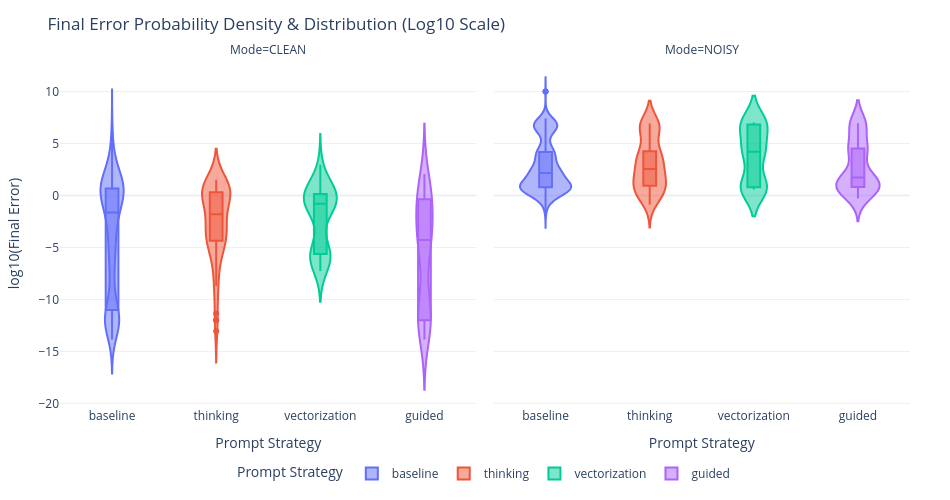

Here is the notebook cell this chart was saved with:
### Markdown cell above
## 4. Final Error Probability Density (Gaussian KDE / Violin)

### 📌 Analytical Purpose:
Evaluates the continuous probability distribution of optimization errors $\log_{10}(\text{final\_error})$ across iterations. A tight, narrow density distribution around $10^{-8}$ indicates high algorithmic consistency and robustness, whereas wide multi-modal distributions reflect high variance and failure cases.

### Code cell
# Plot 4: Violin / Gaussian KDE Distribution of Final Errors
df_err_dist = df_combined[df_combined['final_error'].notna()].copy()
# Replace zero or inf errors for clean log scaling
df_err_dist['final_error_safe'] = df_err_dist['final_error'].apply(
    lambda x: 1e-12 if x <= 0 else (1e10 if np.isinf(x) or x > 1e10 else x)
)
df_err_dist['log_final_error'] = np.log10(df_err_dist['final_error_safe'])

fig_kde = px.violin(
    df_err_dist,
    x='prompt_strategy',
    y='log_final_error',
    color='prompt_strategy',
    facet_col='mode',
    box=True,
    points='outliers',
    title='Final Error Probability Density & Distribution (Log10 Scale)',
    labels={'prompt_strategy': 'Prompt Strategy', 'log_final_error': 'log10(Final Error)', 'mode': 'Mode'}
)
apply_clean_layout(fig_kde, height=500, width=950)
fig_kde.show()

### Figure 1 — Plotly figure (JSON) as saved in the notebook; plotly's stock layout.template omitted (floating-point values rounded to 4 significant figures; data arrays with more than 128 entries replaced by an {"elided": "..."} marker saying what was removed)
{"data": [{"alignmentgroup": "True", "box": {"visible": true}, "hovertemplate": "Prompt Strategy=%{x}<br>Mode=CLEAN<br>log10(Final Error)=%{y}<extra></extra>", "legendgroup": "baseline", "marker": {"color": "#636efa"}, "name": "baseline", "offsetgroup": "baseline", "orientation": "v", "points": "outliers", "scalegroup": "True", "showlegend": true, "type": "violin", "x": {"elided": "624 str values"}, "x0": " ", "xaxis": "x", "y": {"elided": "624 float values"}, "y0": " ", "yaxis": "y"}, {"alignmentgroup": "True", "box": {"visible": true}, "hovertemplate": "Prompt Strategy=%{x}<br>Mode=NOISY<br>log10(Final Error)=%{y}<extra></extra>", "legendgroup": "baseline", "marker": {"color": "#636efa"}, "name": "baseline", "offsetgroup": "baseline", "orientation": "v", "points": "outliers", "scalegroup": "True", "showlegend": false, "type": "violin", "x": {"elided": "673 str values"}, "x0": " ", "xaxis": "x2", "y": {"elided": "673 float values"}, "y0": " ", "yaxis": "y2"}, {"alignmentgroup": "True", "box": {"visible": true}, "hovertemplate": "Prompt Strategy=%{x}<br>Mode=CLEAN<br>log10(Final Error)=%{y}<extra></extra>", "legendgroup": "thinking", "marker": {"color": "#EF553B"}, "name": "thinking", "offsetgroup": "thinking", "orientation": "v", "points": "outliers", "scalegroup": "True", "showlegend": true, "type": "violin", "x": ["thinking", "thinking", "thinking", "thinking", "thinking", "thinking", "thinking", "thinking", "thinking", "thinking", "thinking", "thinking", "thinking", "thinking", "thinking", "thinking", "thinking", "thinking", "thinking", "thinking", "thinking", "thinking", "thinking", "thinking", "thinking", "thinking", "thinking", "thinking", "thinking", "thinking", "thinking", "thinking", "thinking", "thinking", "thinking", "thinking", "thinking", "thinking", "thinking", "thinking", "thinking", "thinking", "thinking", "thinking", "thinking", "thinking", "thinking", "thinking", "thinking", "thinking", "thinking", "thinking", "thinking", "thinking", "thinking", "thinking", "thinking", "thinking", "thinking", "thinking", "thinking", "thinking", "thinking", "thinking", "thinking", "thinking", "thinking", "thinking", "thinking", "thinking", "thinking", "thinking", "thinking", "thinking", "thinking", "thinking", "thinking", "thinking", "thinking", "thinking", "thinking", "thinking", "thinking", "thinking", "thinking", "thinking", "thinking"], "x0": " ", "xaxis": "x", "y": [-4.218, -5.066, -5.435, -3.373, -0.8358, -4.403, -4.466, -0.2596, -5.151, -5.08, -4.016, -3.361, -4.575, -13.07, -4.903, -4.305, -4.359, -1.742, -2.779, -2.999, -1.711, -4.045, -3.292, -4.225, -2.822, 0.8009, -2.875, -3.041, -3.498, -2.784, -2.598, -2.931, -3.663, -3.061, 0.7049, 1.081, 1.01, 0.07875, 0.6475, -0.1233, 0.7176, -0.01931, 0.173, -8.523, -8.55, -8.524, -8.689, -6.298, -6.165, -6.168, 1.516, 0.0789, 1.255, 0.01034, 0.04209, -0.6928, -1.811, -1.399, 0.434, 0.8219, 0.0008476, 0.6989, 1.154, 0.8891, 0.3027, 0.9523, 1.023, 0.3022, 0.02567, 0.3173, -12.0, -8.705, 0.3104, -2.659, -12.0, 0.3009, 1.086, -0.03103, 0.3104, 0.6193, 0.194, -2.817, -0.1599, 0.8644, -11.36, -5.311, 0.7958], "y0": " ", "yaxis": "y"}, {"alignmentgroup": "True", "box": {"visible": true}, "hovertemplate": "Prompt Strategy=%{x}<br>Mode=NOISY<br>log10(Final Error)=%{y}<extra></extra>", "legendgroup": "thinking", "marker": {"color": "#EF553B"}, "name": "thinking", "offsetgroup": "thinking", "orientation": "v", "points": "outliers", "scalegroup": "True", "showlegend": false, "type": "violin", "x": ["thinking", "thinking", "thinking", "thinking", "thinking", "thinking", "thinking", "thinking", "thinking", "thinking", "thinking", "thinking", "thinking", "thinking", "thinking", "thinking", "thinking", "thinking", "thinking", "thinking", "thinking", "thinking", "thinking", "thinking", "thinking", "thinking", "thinking", "thinking", "thinking", "thinking", "thinking", "thinking", "thinking", "thinking", "thinking", "thinking", "thinking", "thinking", "thinking", "thinking", "thinking", "thinking", "thinking", "thinking", "thinking", "thinking", "thinking", "thinking", "thinking", "thinking", "thinking", "thinking", "thinking", "thinking", "thinking", "thinking", "thinking", "thinking", "thinking", "thinking", "thinking", "thinking", "thinking", "thinking", "thinking", "thinking", "thinking", "thinking", "thinking"], "x0": " ", "xaxis": "x2", "y": [0.9765, 0.1766, 0.1729, -0.4138, -0.005752, 0.4227, 0.08045, -0.8794, -0.07857, 0.294, 0.2096, 1.13, 0.179, 0.02485, 4.19, 4.191, 4.226, 4.27, 4.185, 4.191, 4.256, 3.529, 3.067, 3.753, 3.433, 3.851, 3.14, 3.757, 3.147, 3.512, 3.509, 3.35, 6.918, 6.484, 6.506, 6.497, 6.898, 6.917, 6.804, 6.618, 6.487, 6.584, 6.509, 6.664, 6.574, 6.809, 6.527, 6.806, 2.475, 2.548, 2.401, 1.821, 1.842, 1.763, 1.581, 1.57, 1.692, 1.515, 1.477, 1.606, 1.57, 1.653, 0.5879, 1.393, 2.531, 0.3092, 0.8264, 0.7035, -0.022], "y0": " ", "yaxis": "y2"}, {"alignmentgroup": "True", "box": {"visible": true}, "hovertemplate": "Prompt Strategy=%{x}<br>Mode=CLEAN<br>log10(Final Error)=%{y}<extra></extra>", "legendgroup": "vectorization", "marker": {"color": "#00cc96"}, "name": "vectorization", "offsetgroup": "vectorization", "orientation": "v", "points": "outliers", "scalegroup": "True", "showlegend": true, "type": "violin", "x": ["vectorization", "vectorization", "vectorization", "vectorization", "vectorization", "vectorization", "vectorization", "vectorization", "vectorization", "vectorization", "vectorization", "vectorization", "vectorization", "vectorization", "vectorization", "vectorization", "vectorization", "vectorization", "vectorization", "vectorization", "vectorization", "vectorization", "vectorization", "vectorization", "vectorization", "vectorization", "vectorization", "vectorization", "vectorization", "vectorization", "vectorization", "vectorization", "vectorization", "vectorization", "vectorization", "vectorization", "vectorization", "vectorization", "vectorization", "vectorization", "vectorization", "vectorization"], "x0": " ", "xaxis": "x", "y": [-5.49, -5.345, -6.684, -5.814, -5.825, -5.769, -5.618, -5.794, -5.426, -5.147, -6.809, -5.873, -5.804, -6.305, -7.258, 1.016, 0.5384, 0.2602, -0.03861, -1.118, -1.361, -0.7721, -0.8023, -0.5311, -0.7974, -0.5867, -1.628, 2.958, -0.5488, -0.5646, -1.793, -1.077, -0.4002, 0.1468, -0.2484, 0.2763, 0.3717, 0.8684, 1.625, 0.09517, 0.7009, 0.1423], "y0": " ", "yaxis": "y"}, {"alignmentgroup": "True", "box": {"visible": true}, "hovertemplate": "Prompt Strategy=%{x}<br>Mode=NOISY<br>log10(Final Error)=%{y}<extra></extra>", "legendgroup": "vectorization", "marker": {"color": "#00cc96"}, "name": "vectorization", "offsetgroup": "vectorization", "orientation": "v", "points": "outliers", "scalegroup": "True", "showlegend": false, "type": "violin", "x": ["vectorization", "vectorization", "vectorization", "vectorization", "vectorization", "vectorization", "vectorization", "vectorization", "vectorization", "vectorization", "vectorization", "vectorization", "vectorization", "vectorization", "vectorization", "vectorization", "vectorization", "vectorization", "vectorization", "vectorization", "vectorization", "vectorization", "vectorization", "vectorization", "vectorization", "vectorization", "vectorization", "vectorization", "vectorization", "vectorization", "vectorization", "vectorization", "vectorization", "vectorization", "vectorization", "vectorization", "vectorization", "vectorization", "vectorization", "vectorization", "vectorization", "vectorization", "vectorization", "vectorization", "vectorization", "vectorization"], "x0": " ", "xaxis": "x2", "y": [0.8057, 0.6809, 0.747, 0.7209, 0.7162, 0.7979, 0.9807, 0.8786, 0.8865, 0.9557, 0.7483, 0.7172, 0.707, 0.7437, 0.7229, 0.6334, 0.5799, 4.223, 4.175, 4.267, 4.233, 4.194, 4.171, 4.26, 4.233, 4.208, 4.271, 4.221, 4.247, 4.197, 6.891, 6.89, 6.956, 6.913, 7.029, 6.897, 6.915, 6.877, 6.6, 6.832, 6.886, 6.928, 6.642, 6.939, 6.622, 6.614], "y0": " ", "yaxis": "y2"}, {"alignmentgroup": "True", "box": {"visible": true}, "hovertemplate": "Prompt Strategy=%{x}<br>Mode=CLEAN<br>log10(Final Error)=%{y}<extra></extra>", "legendgroup": "guided", "marker": {"color": "#ab63fa"}, "name": "guided", "offsetgroup": "guided", "orientation": "v", "points": "outliers", "scalegroup": "True", "showlegend": true, "type": "violin", "x": ["guided", "guided", "guided", "guided", "guided", "guided", "guided", "guided", "guided", "guided", "guided", "guided", "guided", "guided", "guided", "guided", "guided", "guided", "guided", "guided", "guided", "guided", "guided", "guided", "guided", "guided", "guided", "guided", "guided", "guided", "guided", "guided", "guided", "guided", "guided", "guided", "guided", "guided", "guided", "guided", "guided", "guided", "guided", "guided", "guided", "guided", "guided", "guided", "guided", "guided", "guided", "guided", "guided", "guided", "guided", "guided"], "x0": " ", "xaxis": "x", "y": [-10.12, -4.369, -10.12, -0.5998, -5.121, -12.0, -12.0, -12.0, -12.0, -12.0, -12.0, -12.0, -11.15, -12.0, -12.0, -3.21, -4.268, -1.668, -0.08549, -2.321, -0.5768, -2.34, -3.27, 2.075, -2.337, -3.535, -3.76, -2.481, -6.635, -4.678, -4.307, -4.095, -4.944, -5.53, -5.288, -4.078, -13.85, 1.459, 1.185, 0.7146, -0.03148, -12.73, -10.54, -0.16, -11.79, -12.83, -0.16, -12.0, -12.0, -0.16, -0.16, -0.16, -12.0, -0.16, 0.09526, -0.03152], "y0": " ", "yaxis": "y"}, {"alignmentgroup": "True", "box": {"visible": true}, "hovertemplate": "Prompt Strategy=%{x}<br>Mode=NOISY<br>log10(Final Error)=%{y}<extra></extra>", "legendgroup": "guided", "marker": {"color": "#ab63fa"}, "name": "guided", "offsetgroup": "guided", "orientation": "v", "points": "outliers", "scalegroup": "True", "showlegend": false, "type": "violin", "x": ["guided", "guided", "guided", "guided", "guided", "guided", "guided", "guided", "guided", "guided", "guided", "guided", "guided", "guided", "guided", "guided", "guided", "guided", "guided", "guided", "guided", "guided", "guided", "guided", "guided", "guided", "guided", "guided", "guided", "guided", "guided", "guided", "guided", "guided", "guided", "guided", "guided", "guided", "guided", "guided", "guided", "guided", "guided", "guided", "guided", "guided", "guided", "guided", "guided", "guided", "guided", "guided", "guided", "guided", "guided", "guided", "guided", "guided", "guided", "guided", "guided", "guided", "guided", "guided", "guided", "guided", "guided", "guided", "guided", "guided", "guided"], "x0": " ", "xaxis": "x2", "y": [0.905, 1.135, 0.8976, 0.4306, 0.941, -0.1183, 0.8153, 0.3648, 0.8185, 0.6406, 0.5966, 0.6407, 0.1218, 0.8621, 1.04, 4.449, 4.548, 4.562, 4.634, 4.668, 4.383, 4.296, 4.231, 4.308, 4.324, 4.435, 4.135, 4.854, 4.342, 4.495, 6.898, 6.925, 6.881, 6.856, 6.863, 6.911, 6.864, 6.905, 6.876, 6.965, 6.91, 6.606, 6.6, 1.506, 1.352, 2.023, 1.888, 0.5094, 2.033, 1.739, 1.913, 1.817, 1.622, 2.283, 1.389, 1.993, 1.158, 1.096, 0.6548, 0.9631, 0.1003, 0.7603, 1.023, 0.6819, 0.5785, 0.8729, 1.107, -0.2895, 0.9686, 0.6673, 0.01954], "y0": " ", "yaxis": "y2"}], "layout": {"annotations": [{"font": {}, "showarrow": false, "text": "Mode=CLEAN", "x": 0.245, "xanchor": "center", "xref": "paper", "y": 1, "yanchor": "bottom", "yref": "paper"}, {"font": {}, "showarrow": false, "text": "Mode=NOISY", "x": 0.755, "xanchor": "center", "xref": "paper", "y": 1, "yanchor": "bottom", "yref": "paper"}], "height": 500, "legend": {"orientation": "h", "title": {"text": "Prompt Strategy"}, "tracegroupgap": 0, "x": 0.5, "xanchor": "center", "y": -0.15, "yanchor": "top"}, "margin": {"b": 80, "l": 60, "r": 40, "t": 60}, "title": {"text": "Final Error Probability Density & Distribution (Log10 Scale)"}, "violinmode": "overlay", "width": 950, "xaxis": {"anchor": "y", "categoryarray": ["baseline", "thinking", "vectorization", "guided"], "categoryorder": "array", "domain": [0, 0.49], "title": {"text": "Prompt Strategy"}}, "xaxis2": {"anchor": "y2", "categoryarray": ["baseline", "thinking", "vectorization", "guided"], "categoryorder": "array", "domain": [0.51, 1], "matches": "x", "title": {"text": "Prompt Strategy"}}, "yaxis": {"anchor": "x", "domain": [0, 1], "title": {"text": "log10(Final Error)"}}, "yaxis2": {"anchor": "x2", "domain": [0, 1], "matches": "y", "showticklabels": false}}}
